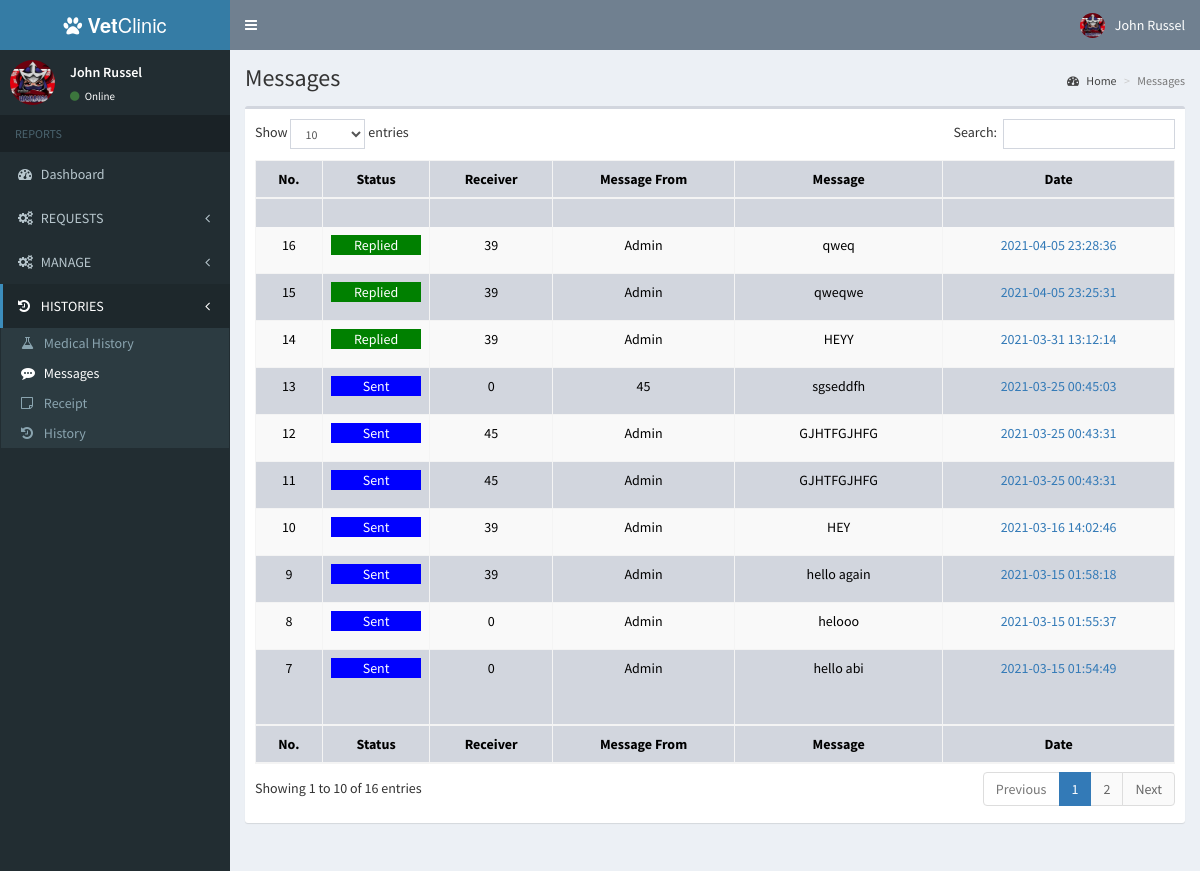
Page /admin/messages.php (signed in) on the committed database.
### tables this page shows
CREATE TABLE `users` (
  `id` int(11) NOT NULL,
  `email` varchar(200) NOT NULL,
  `password` varchar(60) NOT NULL,
  `type` int(1) NOT NULL,
  `access` int(9) NOT NULL,
  `firstname` varchar(50) NOT NULL,
  `middlename` varchar(255) DEFAULT NULL,
  `lastname` varchar(50) NOT NULL,
  `birthdate` date DEFAULT NULL,
  `address` text NOT NULL,
  `contact_info` varchar(100) NOT NULL,
  `photo` varchar(200) NOT NULL,
  `status` int(1) NOT NULL,
  `activate_code` varchar(15) NOT NULL,
  `reset_code` varchar(15) NOT NULL,
  `created_on` date NOT NULL
);

CREATE TABLE `messages` (
  `id` int(11) NOT NULL,
  `owner_id` int(11) NOT NULL,
  `message` varchar(255) NOT NULL,
  `message_from` varchar(255) NOT NULL,
  `message_status` varchar(255) NOT NULL,
  `date` timestamp NOT NULL DEFAULT CURRENT_TIMESTAMP ON UPDATE CURRENT_TIMESTAMP
);

### admin/includes/session.php (called while the page is built, shortened)
<?php
	include '../includes/conn.php';
	$conn = $pdo->open();
	$stmt = $conn->prepare("SELECT * FROM users WHERE id=:id");
	$stmt->execute(['id'=>$_SESSION['admin']]);
	$admin = $stmt->fetch();
?>

### admin/messages.php (the view, shortened to what this page needs)
<?php include 'includes/session.php'; ?>
<?php include 'includes/header.php'; ?>
<body class="hold-transition skin-blue sidebar-mini">
    <div class="wrapper">
    <?php include 'includes/navbar.php'; ?>
    <?php include 'includes/menubar.php'; ?>
    <div class="content-wrapper">
        <section class="content-header">
        <h1>
            Messages
        </h1>
        <ol class="breadcrumb">
            <li><a href="#"><i class="fa fa-dashboard"></i> Home</a></li>
            <li class="active">Messages</li>
        </ol>
        </section>
        <section class="content">
        <div class="row">
            <div class="col-xs-12">
            <div class="box">
                <div class="box-body">
                <table id="messages" class="table table-bordered table-striped table-hover bg-gray" style="width:100%">
                    <thead>
                        <th>No.</th>
                        <th>Status</th>
                        <th>Receiver</th>
                        <th>Message From</th>
                        <th>Message</th>
                        <th>Date</th>
                    </thead>
                    <tfoot>
                        <th>No.</th>
                        <th>Status</th>
                        <th>Receiver</th>
                        <th>Message From</th>
                        <th>Message</th>
                        <th>Date</th>
                    </tfoot>
                    <tbody>
                    <?php
                        $conn = $pdo->open();
                        try{
                        $stmt = $conn->prepare("SELECT * FROM messages order by date DESC");
                        $stmt->execute();
                        foreach($stmt as $row){
                            if($row['message_status']=='Deleted'){
                                $status = "<p class='text-center' style='color:white; background-color:red;'>
                                ".$row['message_status']."
                                </p>";
                            }
                            if($row['message_status']=='Sent'){
                                $status = "<p class='text-center' style='color:white; background-color:Blue;'>
                                ".$row['message_status']."
                            </p>";
                            }
                            if($row['message_status']=='Replied'){
                                $status = "<p class='text-center' style='color:white; background-color:green;'>
                                ".$row['message_status']."
                                </p>";
                                }
                            echo "
                            <tr >
                                <td>".$row['id']."</td>
                                <td>".$status."</td>
                                <td class='viewUser text-center' data-id='".$row['owner_id']."'>".$row['owner_id']."</td>
                                <td class='viewUser text-center' data-id='".$row['owner_id']."'>".$row['message_from']."</td>
                                <td class='viewMessage' data-id='".$row['id']."'>".$row['message']."</td>
                                <td><a>".$row['date']."</a></td>
                            </tr>
                            ";
                        }
                        }
                        catch(PDOException $e){
                        echo $e->getMessage();
                        }
                    ?>
                    </tbody>
                </table>
                </div>
            </div>
            </div>
        </div>
        </section>
    </div>
</body>
</html>

### admin/includes/navbar.php (shortened to what this page needs)
<header class="main-header">
  <a href="home.php" class="logo">
    <span class="logo-lg"><i class="fa fa-paw"></i><b> Vet</b>Clinic</span>
  </a>
  <nav class="navbar navbar-static-top">
    <a href="#" class="sidebar-toggle" data-toggle="push-menu" role="button">
    </a>
    <div class="navbar-custom-menu">
      <ul class="nav navbar-nav">
        <li class="dropdown user user-menu">
          <a href="#" class="dropdown-toggle" data-toggle="dropdown">
            <img src="<?php echo (!empty($admin['photo']))
              ? '../images/'.$admin['photo']
              : '../images/profile.jpg'; ?>" class="user-image" alt="User Image">
            <span class="hidden-xs"><?php echo $admin['firstname'].' '.$admin['lastname']; ?></span>
          </a>
        </li>
      </ul>
    </div>
  </nav>
</header>

### admin/includes/menubar.php (shortened to what this page needs)
<aside class="main-sidebar">
  <section class="sidebar">
    <div class="user-panel">
      <div class="pull-left image">
        <img src="<?php echo (!empty($admin['photo']))
        ? '../images/'.$admin['photo']
        : '../images/profile.jpg'; ?>" class="img-circle" alt="User Image">
      </div>
      <div class="pull-left info">
        <p><?php echo $admin['firstname'].' '.$admin['lastname']; ?></p>
        <a><i class="fa fa-circle text-success"></i> Online</a>
      </div>
    </div>
    <ul class="sidebar-menu" data-widget="tree">
      <li class="header">REPORTS</li>
        <li><a href="home.php"><i class="fa fa-dashboard"></i> <span>Dashboard</span></a></li>
        <li class="treeview">
        <a href="#">
          <i class="fa fa-cogs"></i>
          <span>REQUESTS</span>
          <span class="pull-right-container">
            <i class="fa fa-angle-left pull-right"></i>
          </span>
        </a>
      </li>
      <li class="treeview">
        <a href="#">
          <i class="fa fa-cogs"></i>
          <span>MANAGE</span>
          <span class="pull-right-container">
            <i class="fa fa-angle-left pull-right"></i>
          </span>
        </a>
      </li>
      <li class="treeview">
        <a href="#">
          <i class="fa fa-history"></i>
          <span>HISTORIES</span>
          <span class="pull-right-container">
            <i class="fa fa-angle-left pull-right"></i>
          </span>
        </a>
        <ul class="treeview-menu header">
        <li><a href="medical_history.php"><i class="fa fa-flask"></i> <span>Medical History</span></a></li>
        <li><a href="messages.php"><i class="fa fa-commenting"></i> <span>Messages</span></a></li>
        <li><a href="receipts.php"><i class="fa fa-sticky-note-o"></i> <span>Receipt</span></a></li>
        <li><a href="history.php"><i class="fa fa-history"></i> <span>History</span></a></li>
        </ul>
      </li>
    </ul>
  </section>
</aside>

### admin/messages.php (style rules this page uses)
td { text-align:center; }
th { text-align:center; }

### admin/users_modal.php (style rules this page uses)
tr { padding:1em; }

### rows in the picture
users: photo (picture), firstname "John", lastname "Russel"
messages: id "16", message_status "Replied", owner "39", message_from "Admin", message "qweq", date "2021-04-05 23:28:36"
messages: id "15", message_status "Replied", owner "39", message_from "Admin", message "qweqwe", date "2021-04-05 23:25:31"
messages: id "14", message_status "Replied", owner "39", message_from "Admin", message "HEYY", date "2021-03-31 13:12:14"
messages: id "13", message_status "Sent", owner "0", message_from "45", message "sgseddfh", date "2021-03-25 00:45:03"
messages: id "12", message_status "Sent", owner "45", message_from "Admin", message "GJHTFGJHFG", date "2021-03-25 00:43:31"
messages: id "11", message_status "Sent", owner "45", message_from "Admin", message "GJHTFGJHFG", date "2021-03-25 00:43:31"
messages: id "10", message_status "Sent", owner "39", message_from "Admin", message "HEY", date "2021-03-16 14:02:46"
messages: id "9", message_status "Sent", owner "39", message_from "Admin", message "hello again", date "2021-03-15 01:58:18"
messages: id "8", message_status "Sent", owner "0", message_from "Admin", message "helooo", date "2021-03-15 01:55:37"
messages: id "7", message_status "Sent", owner "0", message_from "Admin", message "hello abi", date "2021-03-15 01:54:49"
